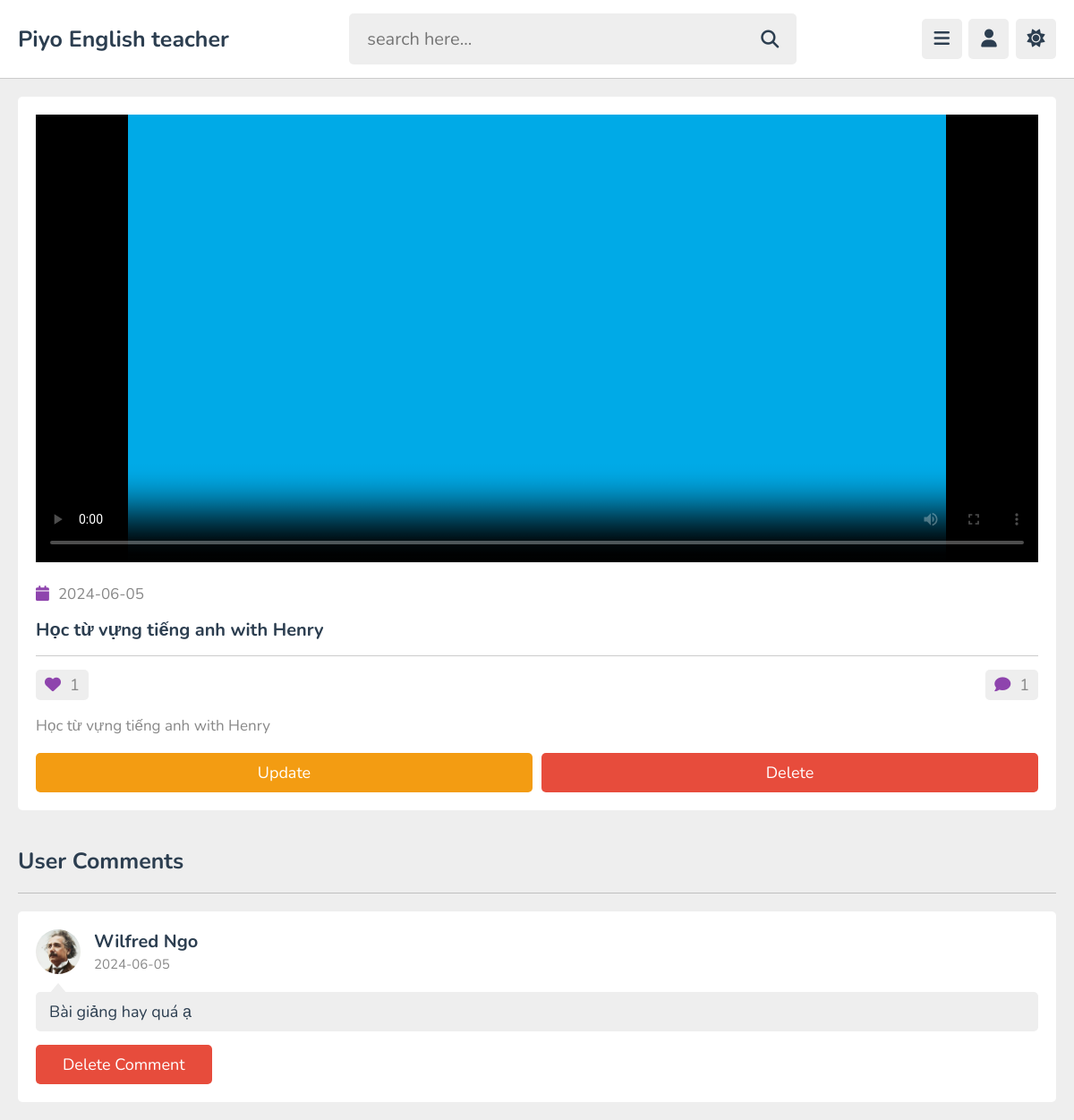
Screenshot of /admin/view_content.php?get_id=nrQnH3BSykVT90GzAKVi (signed in) with the database file from the repository.
### tables this page shows
CREATE TABLE `content` (
  `id` varchar(20) NOT NULL,
  `tutor_id` varchar(20) NOT NULL,
  `playlist_id` varchar(20) NOT NULL,
  `title` varchar(100) NOT NULL,
  `description` varchar(1000) NOT NULL,
  `video` varchar(100) NOT NULL,
  `thumb` varchar(100) NOT NULL,
  `date` date NOT NULL DEFAULT current_timestamp(),
  `status` varchar(20) NOT NULL DEFAULT 'deactive'
);

CREATE TABLE `comments` (
  `id` varchar(20) NOT NULL,
  `content_id` varchar(20) NOT NULL,
  `user_id` varchar(20) NOT NULL,
  `tutor_id` varchar(20) NOT NULL,
  `comment` varchar(1000) NOT NULL,
  `date` date NOT NULL DEFAULT current_timestamp()
);

CREATE TABLE `users` (
  `id` varchar(20) NOT NULL,
  `name` varchar(50) NOT NULL,
  `email` varchar(50) NOT NULL,
  `password` varchar(50) NOT NULL,
  `image` varchar(100) NOT NULL
);

### admin/view_content.php (the view, shortened to what this page needs)
<?php
include '../components/connect.php';
if(isset($_COOKIE['tutor_id'])){
   $tutor_id = $_COOKIE['tutor_id'];
}else{
   $tutor_id = '';
   header('location:login.php');
}
if(isset($_GET['get_id'])){
   $get_id = $_GET['get_id'];
}else{
   $get_id = '';
   header('location:contents.php');
}
?>
<!DOCTYPE html>
<html lang="en">
<head>
   <link rel="stylesheet" href="https://cdnjs.cloudflare.com/ajax/libs/font-awesome/6.2.0/css/all.min.css">
   <link rel="stylesheet" href="../css/admin_style.css">
</head>
<body>
<?php include '../components/admin_header.php'; ?>
<section class="view-content">
   <?php
      $select_content = $conn->prepare("SELECT * FROM `content` WHERE id = ? AND tutor_id = ?");
      $select_content->execute([$get_id, $tutor_id]);
      if($select_content->rowCount() > 0){
         while($fetch_content = $select_content->fetch(PDO::FETCH_ASSOC)){
            $video_id = $fetch_content['id'];
            $count_likes = $conn->prepare("SELECT * FROM `likes` WHERE tutor_id = ? AND content_id = ?");
            $count_likes->execute([$tutor_id, $video_id]);
            $total_likes = $count_likes->rowCount();
            $count_comments = $conn->prepare("SELECT * FROM `comments` WHERE tutor_id = ? AND content_id = ?");
            $count_comments->execute([$tutor_id, $video_id]);
            $total_comments = $count_comments->rowCount();
   ?>
   <div class="container">
      <video src="../uploaded_files/<?= $fetch_content['video']; ?>" autoplay controls poster="../uploaded_files/<?= $fetch_content['thumb']; ?>" class="video"></video>
      <div class="date"><i class="fas fa-calendar"></i><span><?= $fetch_content['date']; ?></span></div>
      <h3 class="title"><?= $fetch_content['title']; ?></h3>
      <div class="flex">
         <div><i class="fas fa-heart"></i><span><?= $total_likes; ?></span></div>
         <div><i class="fas fa-comment"></i><span><?= $total_comments; ?></span></div>
      </div>
      <div class="description"><?= $fetch_content['description']; ?></div>
      <form action="" method="post">
         <div class="flex-btn">
            <a href="update_content.php?get_id=<?= $video_id; ?>" class="option-btn">update</a>
            <input type="submit" value="delete" class="delete-btn" onclick="return confirm('delete this video?');" name="delete_video">
         </div>
      </form>
   </div>
   <?php
    }
   }else{
      echo '<p class="empty">no contents added yet! <a href="add_content.php" class="btn" style="margin-top: 1.5rem;">add videos</a></p>';
   }
   ?>
</section>
<section class="comments">
   <h1 class="heading">user comments</h1>
   <div class="show-comments">
      <?php
         $select_comments = $conn->prepare("SELECT * FROM `comments` WHERE content_id = ?");
         $select_comments->execute([$get_id]);
         if($select_comments->rowCount() > 0){
            while($fetch_comment = $select_comments->fetch(PDO::FETCH_ASSOC)){
               $select_commentor = $conn->prepare("SELECT * FROM `users` WHERE id = ?");
               $select_commentor->execute([$fetch_comment['user_id']]);
               $fetch_commentor = $select_commentor->fetch(PDO::FETCH_ASSOC);
      ?>
      <div class="box">
         <div class="user">
            <img src="../uploaded_files/<?= $fetch_commentor['image']; ?>" alt="">
            <div>
               <h3><?= $fetch_commentor['name']; ?></h3>
               <span><?= $fetch_comment['date']; ?></span>
            </div>
         </div>
         <p class="text"><?= $fetch_comment['comment']; ?></p>
         <form action="" method="post" class="flex-btn">
            <button type="submit" name="delete_comment" class="inline-delete-btn" onclick="return confirm('delete this comment?');">delete comment</button>
         </form>
      </div>
      <?php
       }
      }else{
         echo '<p class="empty">no comments added yet!</p>';
      }
      ?>
      </div>
</section>
</body>
</html>

### css/admin_style.css (style rules this page uses)
:root { --main-color:#8e44ad; --red:#e74c3c; --oragen:#f39c12; --white:#fff; --black:#2c3e50; --light-color:#888; --light-bg:#eee; --border:.1rem solid rgba(0,0,0,.2); }
* { font-family: 'Nunito', sans-serif; margin: 0; padding: 0; box-sizing: border-box; outline: none; border: none; text-decoration: none; }
html { font-size: 62.5%; overflow-x: hidden; }
body { background-color: var(--light-bg); padding-left: 30rem; }
section { padding:2rem; max-width: 1200px; margin: 0 auto; }
.btn, .option-btn, .delete-btn, .inline-btn, .inline-option-btn, .inline-delete-btn { border-radius: .5rem; padding: 1rem 3rem; font-size: 1.8rem; color: #fff; margin-top: 1rem; text-transform: capitalize; cursor: pointer; text-align: center; }
.btn, .option-btn, .delete-btn { display: block; width: 100%; }
.inline-btn, .inline-option-btn, .inline-delete-btn { display: inline-block; }
.option-btn, .inline-option-btn { background-color: var(--oragen); }
.delete-btn, .inline-delete-btn { background-color: var(--red); }
.flex-btn { display:flex; gap: 1rem; }
.heading { padding-bottom: 1.8rem; border-bottom: var(--border); font-size: 2.5rem; color: var(--black); text-transform: capitalize; margin-bottom: 2rem; }
.view-content .container { background-color: var(--white); border-radius: .5rem; padding: 2rem; }
.view-content .container .video { width: 100%; object-fit: contain; margin-bottom: 1rem; background: #000; height: 50rem; }
.view-content .container .date { padding:1rem 0; font-size: 1.7rem; }
.view-content .container .date i { margin-right: 1rem; color: var(--main-color); }
.view-content .container .date span { color: var(--light-color); }
.view-content .container .title { font-size: 2rem; color: var(--black); padding: .5rem 0; }
.view-content .container .flex { display: flex; align-items: center; justify-content: space-between; gap: 1.5rem; font-size: 1.8rem; border-top: var(--border); padding-top: 1.5rem; padding-bottom: 1rem; margin-top: 1rem; }
.view-content .container .flex div { background-color: var(--light-bg); border-radius: .5rem; padding: .5rem 1rem; }
.view-content .container .flex i { margin-right: 1rem; color: var(--main-color); }
.view-content .container .flex span { color: var(--light-color); }
.view-content .container .description { padding: .5rem 0; line-height: 1.7; font-size: 1.7rem; color: var(--light-color); }
.comments .show-comments { background-color: var(--white); border-radius: .5rem; padding: 2rem; display: grid; gap: 2.5rem; }
.comments .show-comments .user { display: flex; align-items: center; gap: 1.5rem; margin-bottom: 2rem; }
.comments .show-comments .user img { height: 5rem; width: 5rem; border-radius: 50%; object-fit: cover; }
.comments .show-comments .user h3 { font-size: 2rem; color: var(--black); margin-bottom: .2rem; }
.comments .show-comments .user span { color: var(--light-color); font-size: 1.5rem; }
.comments .show-comments .text { border-radius: .5rem; background-color: var(--light-bg); padding: 1rem 1.5rem; color: var(--black); margin: .5rem 0; position: relative; z-index: 0; white-space: pre-line; font-size: 1.8rem; }
.comments .show-comments .text::before { content: ''; position: absolute; top: -1rem; left: 1.5rem; height: 1.2rem; width: 2rem; background-color: var(--light-bg); clip-path: polygon(50% 0%, 0% 100%, 100% 100%); }
@media (max-width:1200px) { body { padding-left: 0; } }

### rows the page displays
content: date "2024-06-05", title "Học từ vựng tiếng anh with Henry", total_likes "1", total_comments "1", description "Học từ vựng tiếng anh with Henry"
comments: user.image (picture), user.name "Wilfred Ngo", date "2024-06-05", comment "Bài giảng hay quá ạ"
